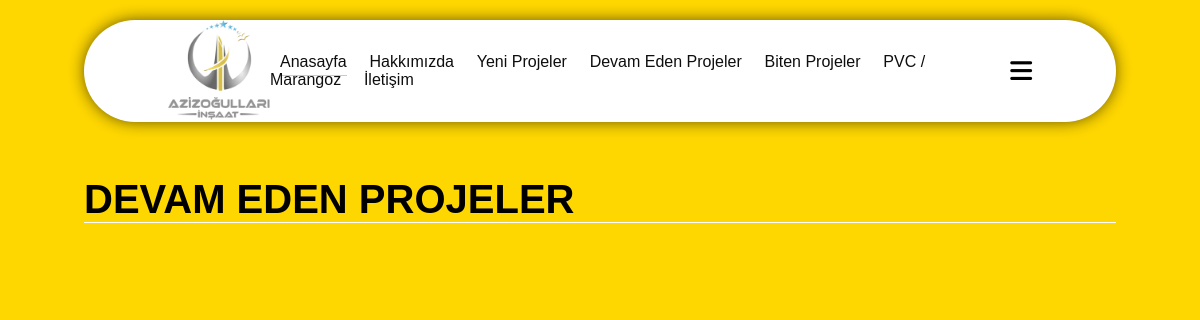
/index.php/main/devam_eden_projeler, run on an earlier commit of the app's database.
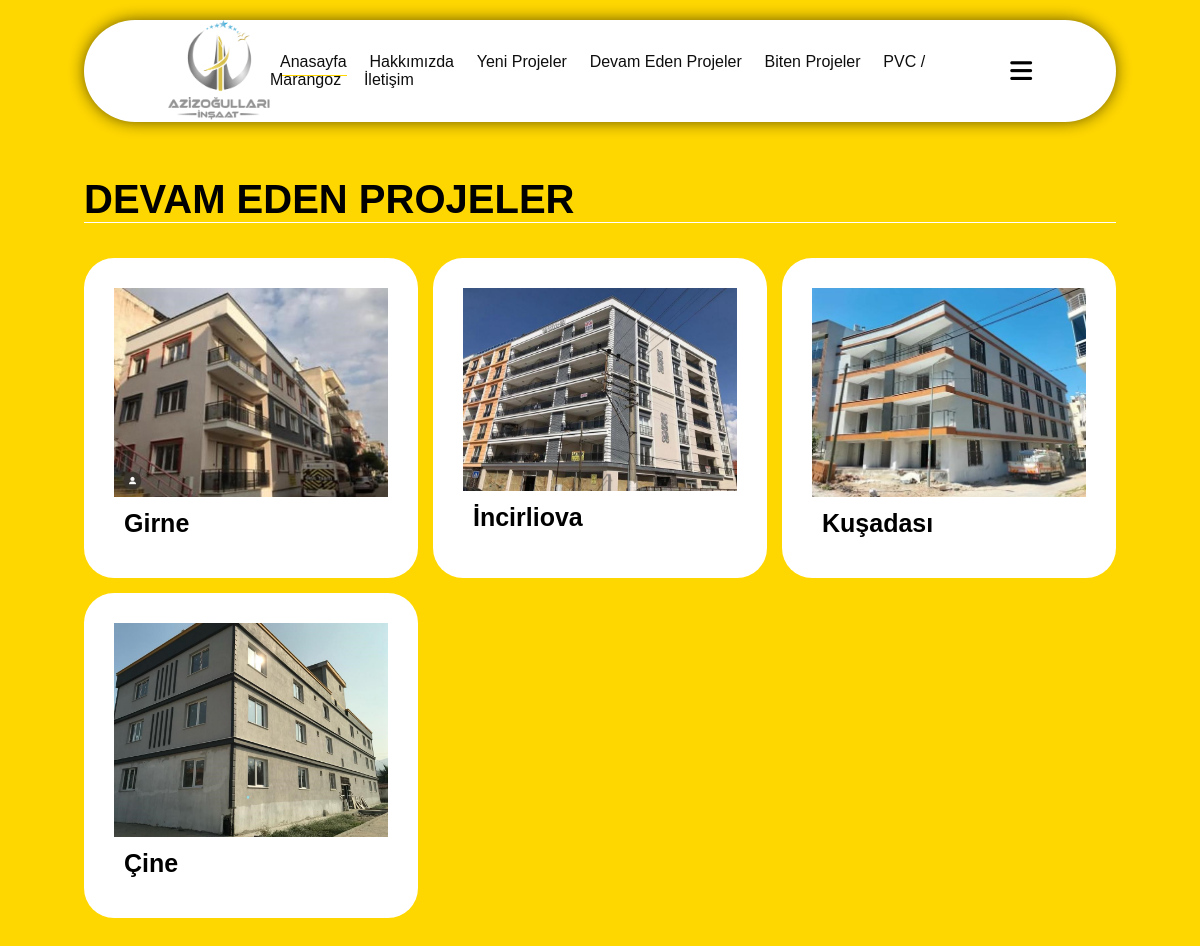
And on a later commit of the database.
### tables this page shows
CREATE TABLE `devam_eden_projeler` (
	`id` INT NOT NULL AUTO_INCREMENT ,
	`header` VARCHAR(100) NOT NULL ,
	`body` VARCHAR(10000) NOT NULL ,
	`image` varchar(100) not null ,
	PRIMARY KEY (`id`)
);

### application/controllers/Main.php (called while the page is built, shortened)
<?php
    class Main extends CI_Controller {
        public function __construct() {
            $this->load->model("Panel");
        }
        public function devam_eden_projeler() {
            $data = $this->Panel->getDevamEdenProjeler();
            $veri = array(
                "data" => $data
            );
            $this->load->view("devam_eden_projeler",$veri);
        }
    }
?>

### index.php (called while the page is built, shortened)
<?php
require_once BASEPATH.'core/CodeIgniter.php';

### application/models/Panel.php (called while the page is built, shortened)
<?php
	class Panel extends CI_Model {
		public function getDevamEdenProjeler() {
			return $this->db->query("select * from devam_eden_projeler");
		}
	}
?>

### application/views/devam_eden_projeler.php (the view, shortened to what this page needs)
<!DOCTYPE html>
<html lang="tr">
    <head>
        <link rel="stylesheet"
        href="https://cdnjs.cloudflare.com/ajax/libs/font-awesome/6.4.2/css/all.min.css"
 />
        <link rel="stylesheet" href="../css/style.css">
    </head>
    <body>
        <section class="Projeler">
            <h1 class="heading"><span>Devam Eden Projeler</span></h1>
            <div class="box-container">
                <?php
                    foreach ($data->result() as $proje) {
                        echo "\t\t\t\t<div class='box'>\n";
                        echo "\t\t\t\t\t<div class='box-head'>\n";
                        echo "\t\t\t\t\t\t<img src='".($proje->image)."' alt='Projeler'>\n";
                        echo "\t\t\t\t\t\t<h3>".($proje->header)."</h3>\n";
                        echo "\t\t\t\t\t</div>\n";
                        echo "\t\t\t\t</div>\n";
                    }
                ?>
            </div>
        </section>
    </body>
</html>

What changed in the data, as far as the page shows it:
added devam_eden_projeler: image (picture), header "Girne"
added devam_eden_projeler: image (picture), header "İncirliova"
added devam_eden_projeler: image (picture), header "Kuşadası"
added devam_eden_projeler: image (picture), header "Çine"
